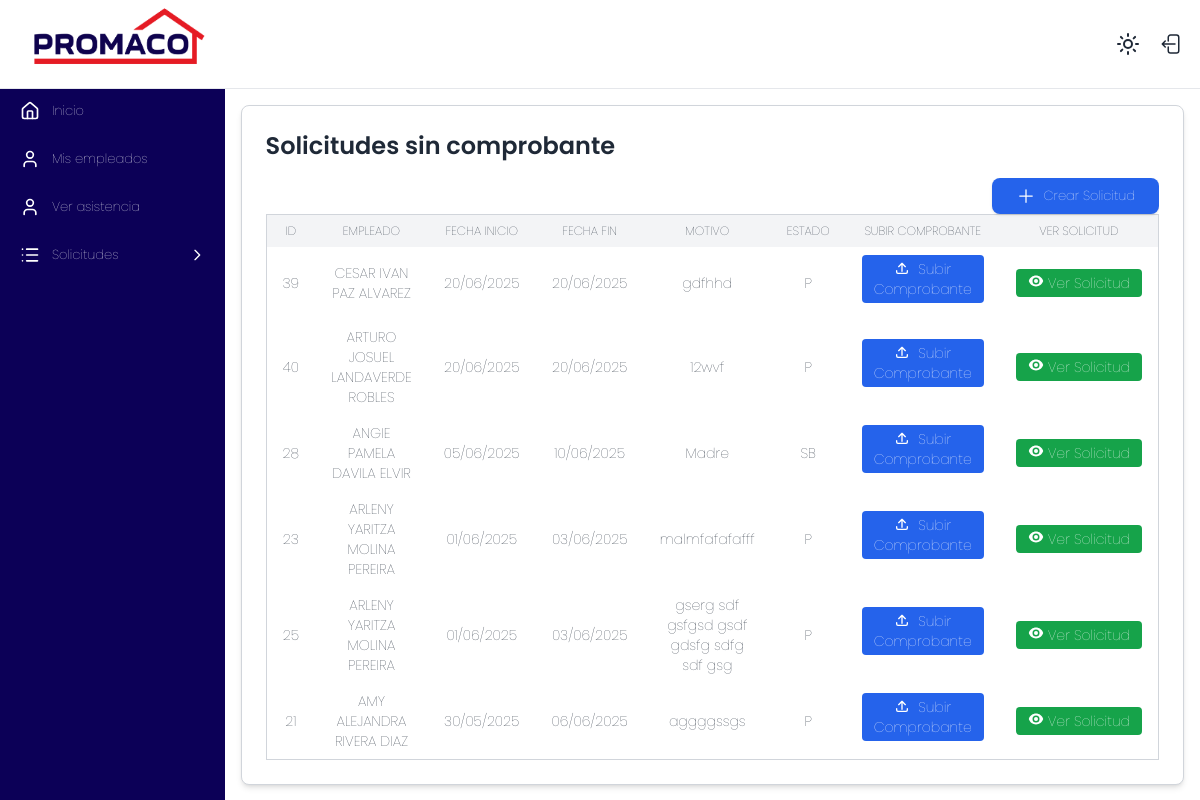
Page /marcaje/subir_comprobantes/ (signed in) on the committed database.
### marcaje/models.py (models this page shows, shortened)
class Permisos(models.Model):
    ESTADO_SOLICITUD = [
        ('P', 'Pendiente'),
        ('A', 'Aprobada'),
        ('SB', 'SUBSANADO'),
        ('R', 'Rechazada'),
    ]
    encargado = models.ForeignKey(Empleado, related_name="solicitudes_enviadas", on_delete=models.PROTECT)
    empleado = models.ForeignKey(Empleado, on_delete=models.CASCADE)
    tipo_permiso = models.ForeignKey(TipoPermisos, on_delete=models.PROTECT)
    fecha_inicio = models.DateField()
    fecha_final = models.DateField()
    fecha_solicitud = models.DateField(auto_now_add=True)
    hora_inicio = models.TimeField(null=True, blank=True)
    hora_final = models.TimeField(null=True, blank=True)
    descripcion = models.CharField(max_length=300)
    tiene_comprobante = models.BooleanField(default=False)
    estado_solicitud = models.CharField(max_length=2, choices=ESTADO_SOLICITUD, default='P')
    pendiente_subsanar = models.BooleanField(default=False)
    aprobacion_gerencial = models.BooleanField(default=False)

class Empleado(models.Model):
    user = models.OneToOneField(User, on_delete=models.SET_NULL, null=True, blank=True, related_name='empleado_marcaje')
    id_externo = models.IntegerField(unique=True)
    codigo = models.CharField(max_length=20)
    nombre = models.CharField(max_length=100)
    departamento = models.CharField(max_length=100)
    sucursal = models.ForeignKey(Sucursal, on_delete=models.PROTECT)
    es_encargado = models.BooleanField(default=False)
    class Meta:
        verbose_name = "Empleado"
        verbose_name_plural = "Empleados"
        ordering = ['nombre']
    def __str__(self):
        return f"{self.nombre} "

### marcaje/views.py (the view)
        def _wrapped_view(request, *args, **kwargs):
            if not request.user.is_authenticated or not check(request.user):
                raise Http404("Página no encontrada")
            return view_func(request, *args, **kwargs)

### marcaje/context_processors.py (called while the page is built)
def empleados_a_cargo_context(request):
    empleados_cargo = []
    encargado_obj = None
    if request.user.is_authenticated:
        try:
            encargado = Empleado.objects.get(user=request.user)
            encargado_obj = encargado
            if encargado.es_encargado:
                empleados_cargo = Empleado.objects.filter(
                    encargado_asignado__encargado=encargado
                )
        except Empleado.DoesNotExist:
            encargado_obj = None
    return {'empleados_a_cargo_global': empleados_cargo, 'encargado': encargado_obj}

### marcaje/templatetags/auth_extras.py (called while the page is built)
@register.filter(name='has_group')
def has_group(user, group_name):
    return user.groups.filter(name=group_name).exists()

### marcaje/views.py (called while the page is built)
def grupo_requerido(nombre_grupo):
    def check(user):
        return user.groups.filter(name=nombre_grupo).exists()
    def decorator(view_func):
        def _wrapped_view(request, *args, **kwargs):
            if not request.user.is_authenticated or not check(request.user):
                raise Http404("Página no encontrada")
            return view_func(request, *args, **kwargs)
        return _wrapped_view
    return decorator

@login_required
@grupo_requerido('encargado')
def subir_comprobante(request):
    try:
        encargado = Empleado.objects.get(user=request.user)
    except Empleado.DoesNotExist:
        return render(request, 'sin_permisos.html')
    solicitudes = Permisos.objects.filter(Q(encargado=encargado, tiene_comprobante=False) | Q(encargado=encargado, estado_solicitud='SB', pendiente_subsanar=True)).order_by('-fecha_solicitud')
    return render(request, 'subir_comprobantes.html', {
        'solicitudes': solicitudes,
    })

### marcaje/templates/subir_comprobantes.html (shortened to what this page needs)
{% extends 'base.html' %}
{% block content %}
<div class="w-full max-w-7xl mx-auto bg-white dark:bg-gray-800 p-6 rounded-lg shadow-md border border-gray-300">
  <h2 class="text-2xl font-semibold mb-4 text-gray-800 dark:text-gray-200">Solicitudes sin comprobante</h2>
  <div class="overflow-x-auto">
    <div class="flex justify-end items-end">
      <a href="{% url 'crear_permiso' %}" class="bg-blue-600 text-white px-6 py-2 rounded-lg shadow hover:bg-blue-700 transition duration-200 flex items-center">
        <svg xmlns="http://www.w3.org/2000/svg" fill="none" viewBox="0 0 24 24" stroke-width="1.5" stroke="currentColor" class="inline w-5 h-5 align-middle mr-2">
          <path stroke-linecap="round" stroke-linejoin="round" d="M12 4.5v15m7.5-7.5h-15" />
        </svg>
        Crear Solicitud
      </a>
    </div>
    <table id="tabla-comprobantes" class="min-w-full text-sm text-left border border-gray-300">
      <thead class="bg-gray-100 dark:bg-gray-600 uppercase text-xs">
        <tr>
          <th class="px-4 py-2" style="text-align: center;">Id</th>
          <th class="px-4 py-2" style="text-align: center;">Empleado</th>
          <th class="px-4 py-2" style="text-align: center;">Fecha Inicio</th>
          <th class="px-4 py-2" style="text-align: center;">Fecha Fin</th>
          <th class="px-4 py-2" style="text-align: center;">Motivo</th>
          <th class="px-4 py-2" style="text-align: center;">Estado</th>
          <th class="px-4 py-2" style="text-align: center;">Subir comprobante</th>
          <th class="px-4 py-2" style="text-align: center;">Ver Solicitud</th>
        </tr>
      </thead>
      <tbody>
        {% for s in solicitudes %}
        <tr id="permiso-{{s.id}}" class="text-center border-gray-200 hover:bg-gray-100 dark:hover:bg-gray-700 transition-colors duration-200">
          <td class="px-4 py-2">{{ s.id }}</td>
          <td class="px-4 py-2">{{ s.empleado }}</td>
          <td class="px-4 py-2">{{ s.fecha_inicio|date:"d/m/Y" }}</td>
          <td class="px-4 py-2">{{ s.fecha_final|date:"d/m/Y" }}</td>
          <td class="px-4 py-2">{{ s.descripcion }}</td>
          <td class="px-4 py-2">{{ s.estado_solicitud }}</td>
          <td class="px-4 py-2">
            <button
              class="bg-blue-600 text-white px-3 py-1 rounded hover:bg-blue-700 text-sm hover:text-white transition"
              hx-get="{% url 'form_comprobante' s.id %}"
              hx-target="#formulario-{{ s.id }}"
              hx-swap="innerHTML">
             <svg xmlns="http://www.w3.org/2000/svg" class="inline w-4 h-4 mr-1 -mt-1" fill="none" viewBox="0 0 24 24" stroke="currentColor">
                <path stroke-linecap="round" stroke-linejoin="round" stroke-width="2" d="M4 16v2a2 2 0 002 2h12a2 2 0 002-2v-2M7 10l5-5m0 0l5 5m-5-5v12" />
              </svg>
              Subir Comprobante
            </button>
          </td>
          <td class="px-4 py-2">
            <div class="flex flex-nowrap items-center">
              <a href="{% url 'ficha_permiso' s.id %}" target="_blank" class="bg-green-600 text-white px-3 py-1 rounded hover:bg-green-700 text-sm hover:text-white transition flex items-center whitespace-nowrap">
                Ver Solicitud
              </a>
            </div>
          </td>
        </tr>
        {% empty %}
        <tr>
          <td colspan="5" class="text-center py-4 text-gray-500">No hay solicitudes pendientes de comprobante.</td>
        </tr>
        {% endfor %}
      </tbody>
    </table>
  </div>
</div>
{% endblock %}

### static/styles/menu.css (style rules this page uses)
* { font-family: "Poppins", serif; font-weight: 100; font-style: normal; }
body { font-size: 13px; }

### rows in the picture
Permisos: id "39", empleado "CESAR IVAN PAZ ALVAREZ", fecha_inicio "20/06/2025", fecha_final "20/06/2025", descripcion "gdfhhd", estado_solicitud "P"
Permisos: id "40", empleado "ARTURO JOSUEL LANDAVERDE ROBLES", fecha_inicio "20/06/2025", fecha_final "20/06/2025", descripcion "12wvf", estado_solicitud "P"
Permisos: id "28", empleado "ANGIE PAMELA DAVILA ELVIR", fecha_inicio "05/06/2025", fecha_final "10/06/2025", descripcion "Madre", estado_solicitud "SB"
Permisos: id "23", empleado "ARLENY YARITZA MOLINA PEREIRA", fecha_inicio "01/06/2025", fecha_final "03/06/2025", descripcion "malmfafafafff", estado_solicitud "P"
Permisos: id "25", empleado "ARLENY YARITZA MOLINA PEREIRA", fecha_inicio "01/06/2025", fecha_final "03/06/2025", descripcion "gserg sdf gsfgsd gsdf gdsfg sdfg sdf gsg", estado_solicitud "P"
Permisos: id "21", empleado "AMY ALEJANDRA RIVERA DIAZ", fecha_inicio "30/05/2025", fecha_final "06/06/2025", descripcion "aggggssgs", estado_solicitud "P"
